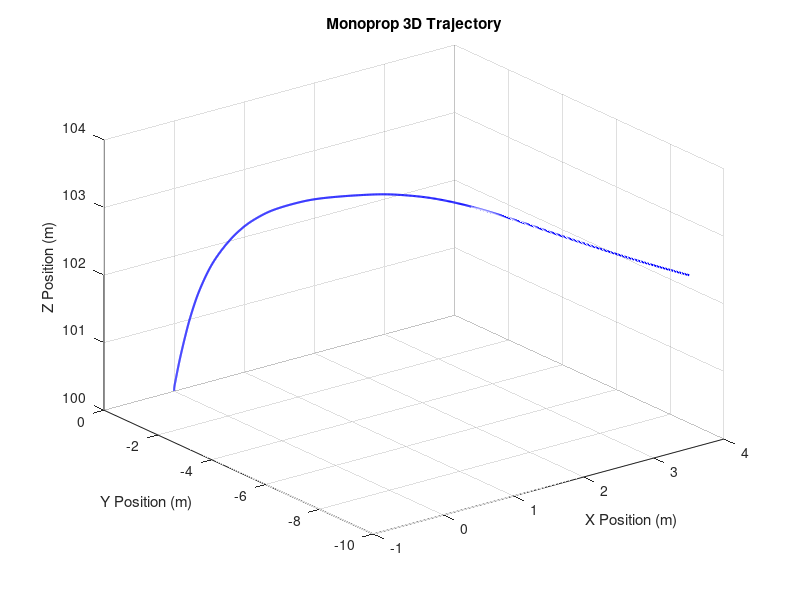
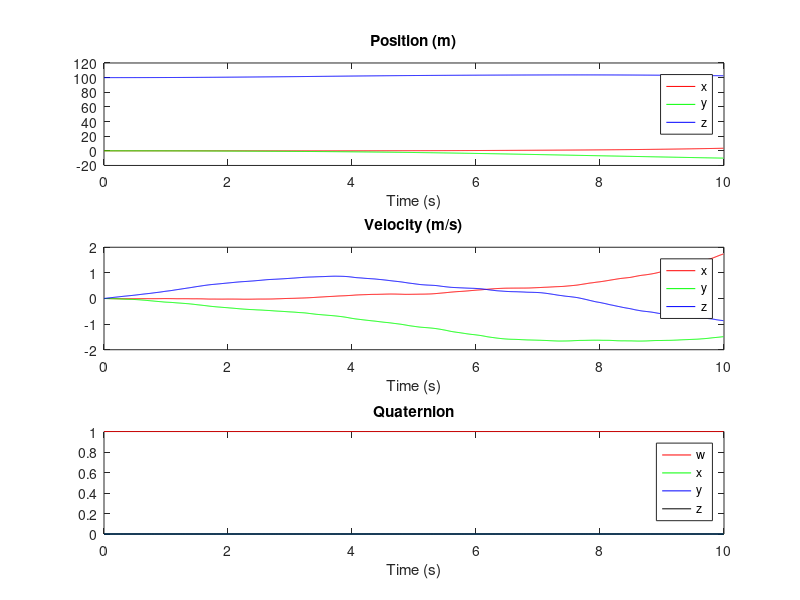

MATLAB code for these plots, in order:
function monocopter_dynamics_with_wind()
    % Simulation parameters
    dt = 0.01;  % Time step (seconds)
    t_end = 10;  % Simulation time (seconds)
    num_steps = floor(t_end / dt);  % Number of time steps

    % Physical constants and parameters
    m = 1.0;  % Mass of the monocopter (kg)
    g = 9.81;  % Gravitational acceleration (m/s^2)
    k_D = 0.1;  % Drag coefficient
    k_wind = 0.05;  % Wind drag coefficient
    T = 10;  % Thrust magnitude (N)

    % Moments of inertia (kg*m^2)
    I_x = 1.0;
    I_y = 2.0;
    I_z = 1.0;
    I = [I_x, I_y, I_z];  % Inertia tensor diagonal elements

    % Initial conditions
    r = [0; 0; 100];  % Initial position (m)
    v = [0; 0; 0];  % Initial velocity (m/s)
    q = [1; 0; 0; 0];  % Initial quaternion (neutral orientation)
    omega = [0; 0; 0];  % Initial angular velocity (rad/s)
    thrust_dir_body = [0; 0; 1];  % Thrust in the body frame (along z-axis)

    % Pre-allocate arrays to store results
    position_history = zeros(3, num_steps);
    velocity_history = zeros(3, num_steps);
    quaternion_history = zeros(4, num_steps);
    angular_velocity_history = zeros(3, num_steps);

    % Initial wind velocity (random starting point)
    v_wind = [randn(); randn(); randn()] * 2;  % Random initial wind velocity in m/s

    % Main simulation loop
    for step = 1:num_steps
        t = (step - 1) * dt;  % Current time

        % Random wind velocity (updates over time with noise)
        % Apply Gaussian noise and a smoothing factor to simulate randomness
        v_wind = v_wind + 0.1 * randn(3, 1);  % Smooth random walk for wind changes

        % Store history
        position_history(:, step) = r;
        velocity_history(:, step) = v;
        quaternion_history(:, step) = q;
        angular_velocity_history(:, step) = omega;

        % 1. Compute rotational dynamics (Euler's equations)
        M = [0; 0; 0];  % No external torques in this case
        omega_dot = euler_equations(omega, M, I);

        % Update angular velocity
        omega = omega + omega_dot * dt;

        % 2. Compute quaternion kinematics
        q_dot = 0.5 * omega_matrix(omega) * q;

        % Update quaternion and normalize
        q = q + q_dot * dt;
        q = q / norm(q);  % Normalize to maintain unit quaternion

        % 3. Compute translational dynamics (Newton's second law)
        % Compute the rotation matrix from the quaternion
        R_b_to_w = quat_to_rotation_matrix(q);

        % Thrust in world frame
        thrust_world = R_b_to_w * thrust_dir_body * T;

        % Relative velocity between the monocopter and the wind
        v_rel = v - v_wind;

        % Wind force proportional to relative velocity squared
        F_wind = -k_wind * norm(v_rel) * v_rel;

        % Net force = thrust - gravity - drag + wind force
        gravity = [0; 0; -m * g];
        drag = -k_D * v;
        F_net = thrust_world + gravity + drag + F_wind;

        % Acceleration
        a = F_net / m;

        % Update velocity and position
        v = v + a * dt;
        r = r + v * dt;
    end

    % Plot results
    plot_results(position_history, velocity_history, quaternion_history, angular_velocity_history, dt);
end

%% Function to calculate the angular acceleration using Euler's equations
function omega_dot = euler_equations(omega, M, I)
    % Extract moments of inertia
    I_x = I(1);
    I_y = I(2);
    I_z = I(3);

    % Euler's equations
    omega_x = omega(1);
    omega_y = omega(2);
    omega_z = omega(3);
    omega_dot_x = (M(1) + (I_y - I_z) * omega_y * omega_z) / I_x;
    omega_dot_y = (M(2) + (I_z - I_x) * omega_z * omega_x) / I_y;
    omega_dot_z = (M(3) + (I_x - I_y) * omega_x * omega_y) / I_z;

    omega_dot = [omega_dot_x; omega_dot_y; omega_dot_z];
end

%% Function to compute the angular velocity matrix Omega for quaternion kinematics
function Omega = omega_matrix(omega)
    omega_x = omega(1);
    omega_y = omega(2);
    omega_z = omega(3);

    Omega = [0, -omega_x, -omega_y, -omega_z;
             omega_x, 0, omega_z, -omega_y;
             omega_y, -omega_z, 0, omega_x;
             omega_z, omega_y, -omega_x, 0];
end

%% Function to convert a quaternion to a rotation matrix
function R = quat_to_rotation_matrix(q)
    w = q(1);
    x = q(2);
    y = q(3);
    z = q(4);

    % Compute the rotation matrix
    R = [1 - 2*y^2 - 2*z^2, 2*x*y - 2*z*w, 2*x*z + 2*y*w;
         2*x*y + 2*z*w, 1 - 2*x^2 - 2*z^2, 2*y*z - 2*x*w;
         2*x*z - 2*y*w, 2*y*z + 2*x*w, 1 - 2*x^2 - 2*y^2];
end

%% Function to plot simulation results
function plot_results(position_history, velocity_history, quaternion_history, angular_velocity_history, dt)
    time = (0:size(position_history, 2) - 1) * dt;

    % 3D Trajectory plot
    figure;
    plot3(position_history(1, :), position_history(2, :), position_history(3, :), 'b-', 'LineWidth', 1.5);
    grid on;
    title('Monoprop 3D Trajectory');
    xlabel('X Position (m)');
    ylabel('Y Position (m)');
    zlabel('Z Position (m)');
    view(3);  % Set 3D view for better visualization

    % Position, velocity, quaternion and angular velocity history
    figure;
    subplot(3, 1, 1);
    plot(time, position_history(1, :), 'r', time, position_history(2, :), 'g', time, position_history(3, :), 'b');
    title('Position (m)');
    xlabel('Time (s)');
    legend('x', 'y', 'z');

    subplot(3, 1, 2);
    plot(time, velocity_history(1, :), 'r', time, velocity_history(2, :), 'g', time, velocity_history(3, :), 'b');
    title('Velocity (m/s)');
    xlabel('Time (s)');
    legend('x', 'y', 'z');

    subplot(3, 1, 3);
    plot(time, quaternion_history(1, :), 'r', time, quaternion_history(2, :), 'g', time, quaternion_history(3, :), 'b', time, quaternion_history(4, :), 'k');
    title('Quaternion');
    xlabel('Time (s)');
    legend('w', 'x', 'y', 'z');
end
